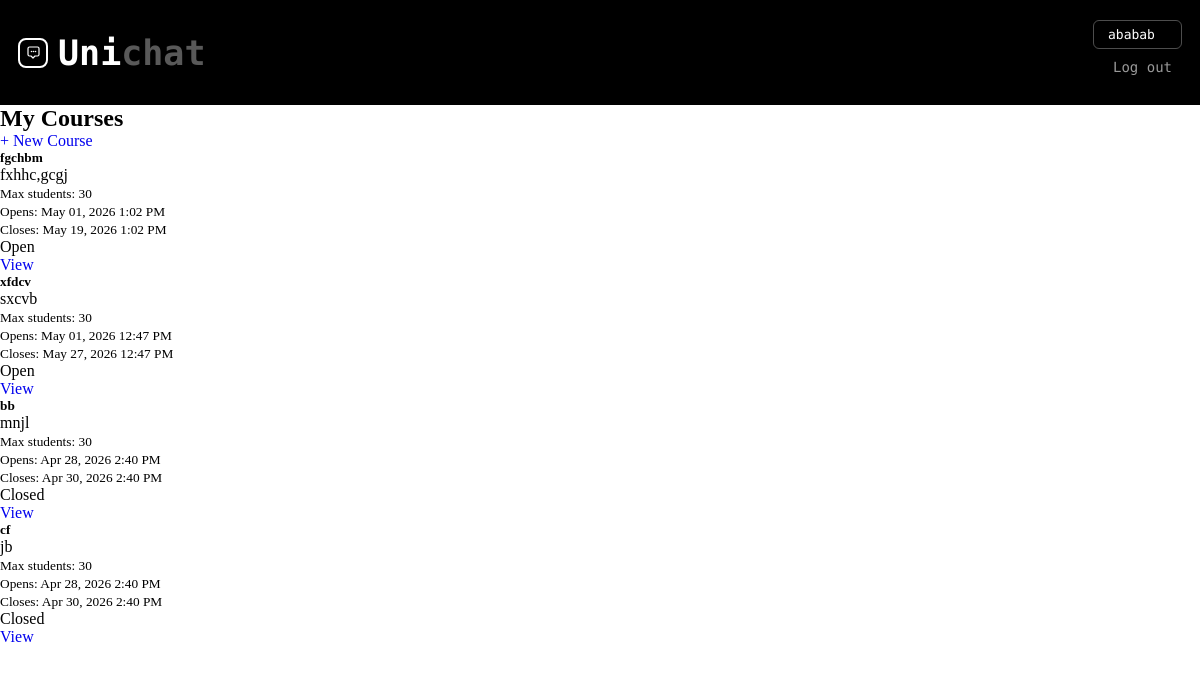
/courses/ (signed in), run on an earlier commit of the app's database.
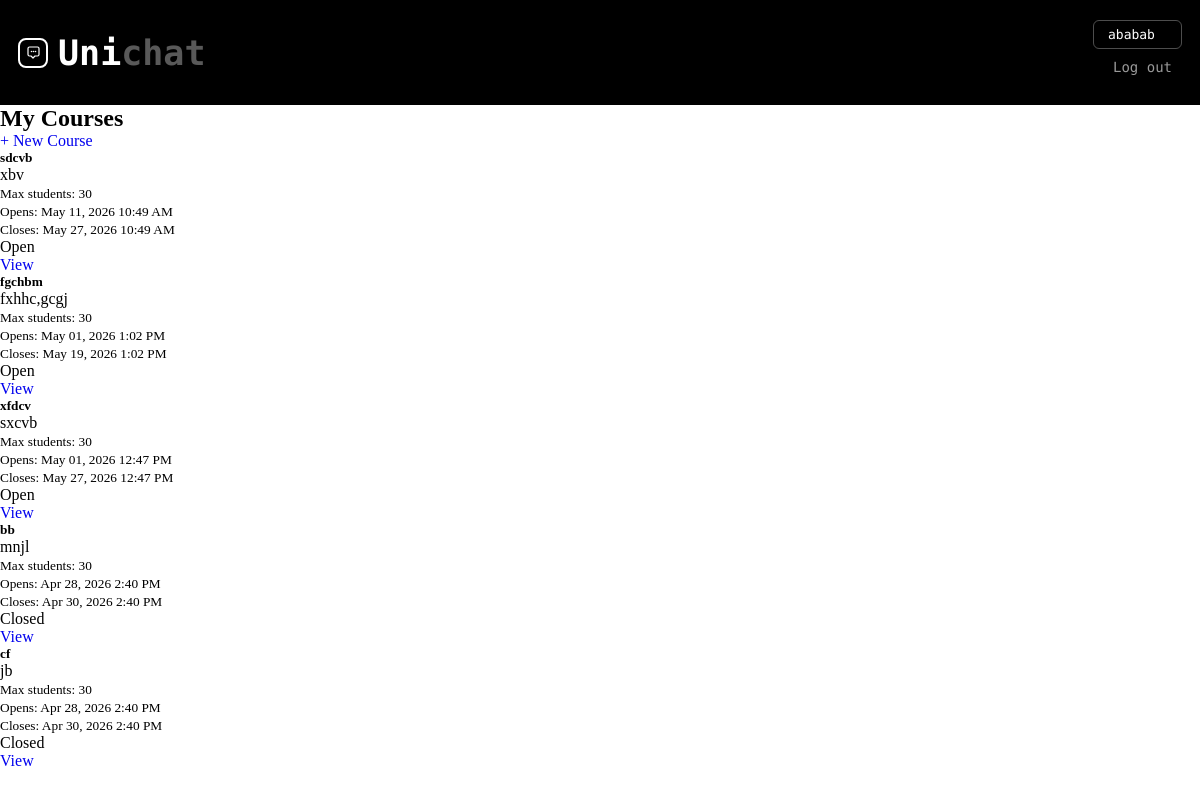
And on a later commit of the database.
### unichat/models.py (models this page shows, shortened)
class Course(models.Model):
    name = models.CharField(max_length=200)
    description = models.TextField(blank=True)
    max_students = models.PositiveIntegerField(default=30)
    start_time = models.DateTimeField()
    end_time = models.DateTimeField()
    created_by = models.ForeignKey(
        User,
        on_delete=models.CASCADE,
        related_name='courses'
    )
    created_at = models.DateTimeField(auto_now_add=True)
    def is_open(self):
        from django.utils import timezone
        now = timezone.now()
        return self.start_time <= now <= self.end_time

### unichat/views.py (the view)
# urls.py: path('courses/', views.course_list, name='course_list'),
@login_required
def course_list(request):
    courses = Course.objects.all().order_by('-created_at')
    return render(request, 'course_list.html', {'courses': courses})

### unichat/templates/course_list.html
{% extends 'home.html' %}
{% block content %}
<div class="container mt-4">
  <div class="d-flex justify-content-between align-items-center mb-3">
    <h2>My Courses</h2>
    <a href="{% url 'course_create' %}" class="btn btn-primary">+ New Course</a>
  </div>
  {% if courses %}
    <div class="row g-3">
      {% for course in courses %}
        <div class="col-md-6">
          <div class="card h-100">
            <div class="card-body">
              <h5 class="card-title">{{ course.name }}</h5>
              <p class="card-text text-muted small">{{ course.description|truncatechars:100 }}</p>
              <p class="card-text">
                <small>Max students: {{ course.max_students }}</small><br>
                <small>Opens: {{ course.start_time|date:"M d, Y g:i A" }}</small><br>
                <small>Closes: {{ course.end_time|date:"M d, Y g:i A" }}</small>
              </p>
              <span class="badge {% if course.is_open %}bg-success{% else %}bg-secondary{% endif %}">
                {% if course.is_open %}Open{% else %}Closed{% endif %}
              </span>
            </div>
            <div class="card-footer">
              <a href="{% url 'course_detail' course.pk %}" class="btn btn-sm btn-outline-primary">View</a>
            </div>
          </div>
        </div>
      {% endfor %}
    </div>
  {% else %}
    <p class="text-muted">No courses yet. <a href="{% url 'course_create' %}">Create one!</a></p>
  {% endif %}
</div>
{% endblock %}

What changed in the data, as far as the page shows it:
added Course: name "sdcvb", description "xbv", max_students "30", start_time "May 11, 2026 10:49 AM", end_time "May 27, 2026 10:49 AM", shows "Open"
